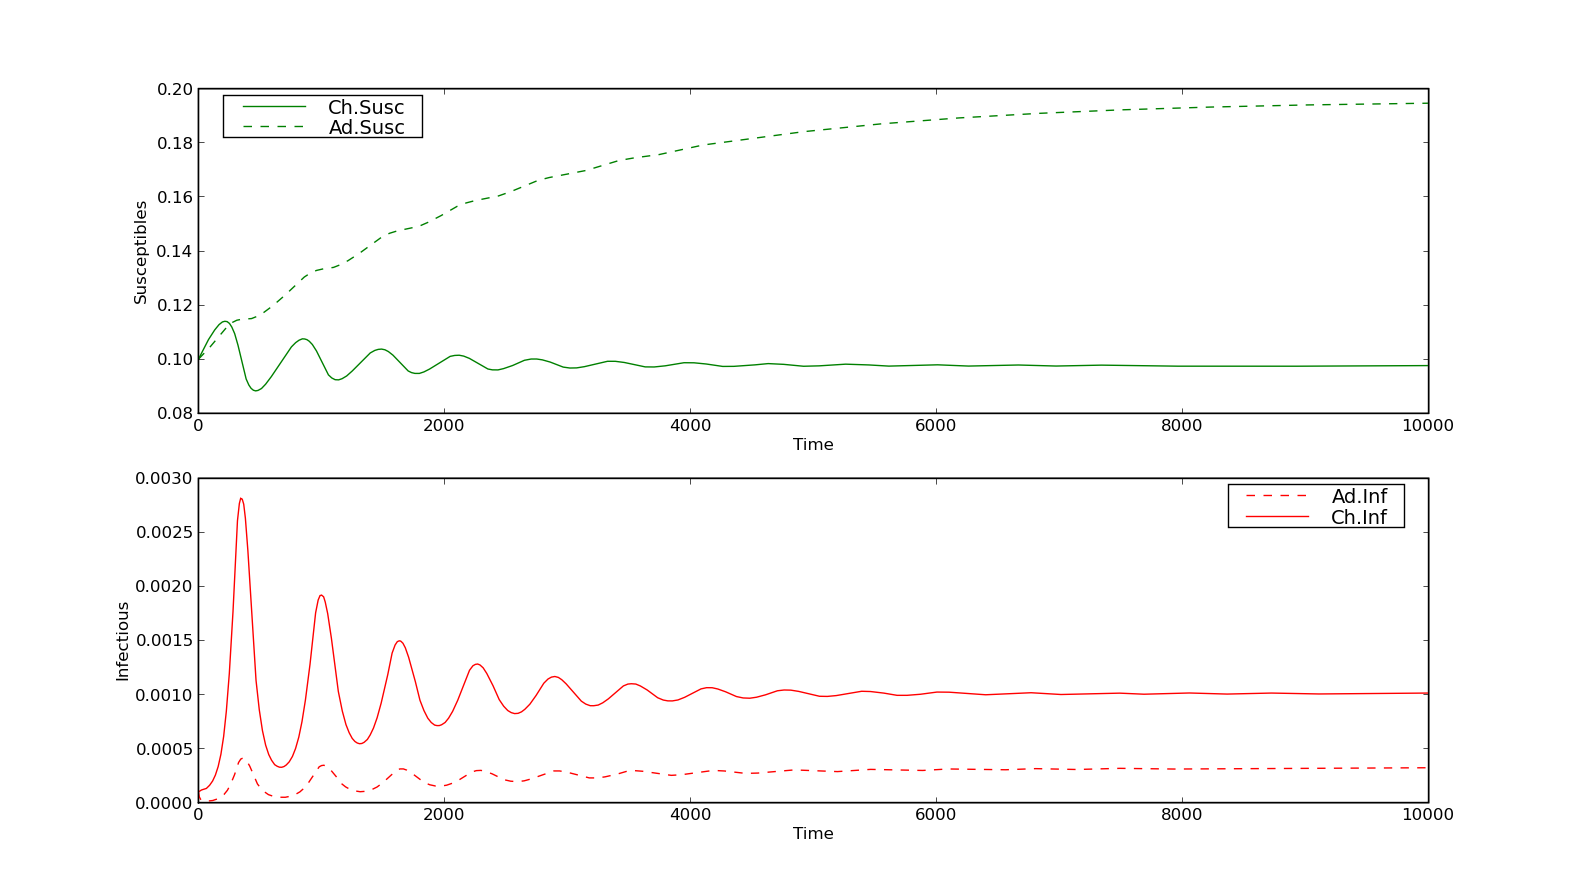

Here is the Python script that generated this plot:
#!/usr/bin/env python

####################################################################
###    This is the PYTHON version of program 3.3 from page 79 of   #
### "Modeling Infectious Disease in humans and animals"            #
### by Keeling & Rohani.										   #
###																   #
### It is the SIR model with two different age-groups.			   #
####################################################################

###################################
### Written by Ilias Soumpasis    #
### ilias.soumpasis@ucd.ie (work) #
### ilias.soumpasis@gmail.com	  #
###################################

import scipy.integrate as spi
import numpy as np
import pylab as pl

lC=0.066667
mu=[0.0, 0.0166667]
S0=[0.1, 0.1]
I0=[0.0001, 0.0001]
ND=MaxTime=100
beta=np.array([100.0, 10.0, 10.0, 20.0])
gamma=10.0
n0=mu[1]/(lC+mu[1])
n1=1.0-n0
n=np.array([n0,n1])
nu=(lC+mu[1])*n[0]
TS=0.01
INPUT=np.hstack((S0,I0))

def diff_eqs(INP,t):  
	'''The main set of equations'''
	Y=np.zeros((4))
	V = INP    
	Y[0] = nu - (beta[0] * V[2] + beta[2] * V[3]) * V[0] - mu[0] * V[0] - lC * V[0]
	Y[1] = lC * V[0] - (beta[1]*V[2] + beta[3]*V[3]) * V[1] - mu[1] * V[1]
	Y[2] = (beta[0] * V[2] + beta[2] * V[3]) * V[0] - gamma * V[2] - mu[0] * V[2] - lC * V[2]
	Y[3] = (beta[1]*V[2] + beta[3]*V[3]) * V[1] - gamma * V[3] - mu[1] * V[3]
	return Y   # For odeint

t_start = 0.0; t_end = ND; t_inc = TS
t_range = np.arange(t_start, t_end+t_inc, t_inc)
RES = spi.odeint(diff_eqs,INPUT,t_range)

print RES

pl.subplot(211)
pl.plot(RES[:,0], 'g-', label='Ch.Susc')
pl.plot(RES[:,1], 'g--', label='Ad.Susc')
pl.ylabel("Susceptibles")
pl.xlabel('Time')
pl.legend(loc=0)
pl.subplot(212)
pl.plot(RES[:,3], 'r--', label='Ad.Inf')
pl.plot(RES[:,2], 'r-', label='Ch.Inf')
pl.ylabel('Infectious')
pl.xlabel('Time')
pl.legend(loc=0)
pl.show()
